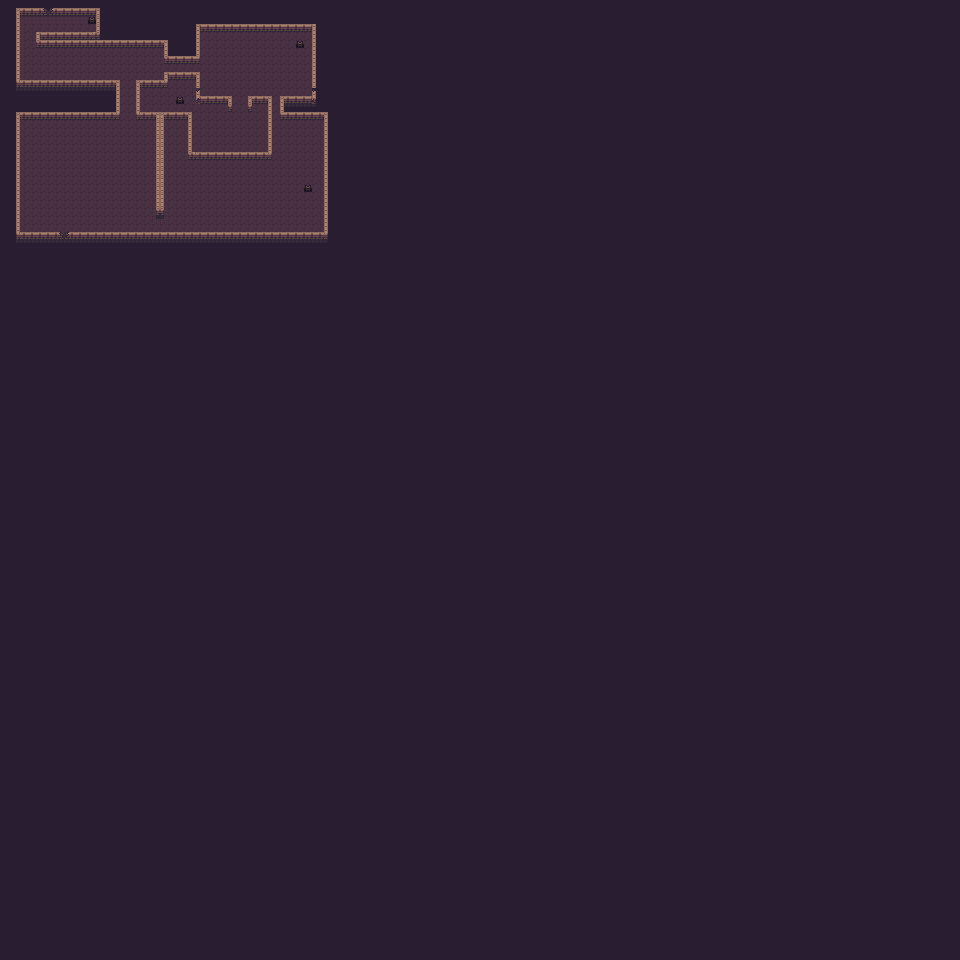

Below is a game level as drawn by its tile map, then a one-line description and the .tmx that defines it (tile-layer data replaced by summaries):
An orthogonal 120x120 tile map with 8x8 px tiles, 5 tile layers (background, floor, walls, outsidewall, ...) and 33 objects.

<map version="1.9" tiledversion="1.9.1" orientation="orthogonal" renderorder="right-down" width="120" height="120" tilewidth="8" tileheight="8" infinite="0" nextlayerid="7" nextobjectid="53">
 <tileset firstgid="1" source="topdown.tsx" />
 <layer id="3" name="background" width="120" height="120">
  <data>[14400 cells, 14400 non-empty, 1 distinct tile ids]</data>
 </layer>
 <objectgroup id="6" name="wall_collisions">
  <object id="12" x="16" y="8" width="3" height="83" />
  <object id="13" x="19" y="8" width="81" height="4" />
  <object id="14" x="97" y="12" width="3" height="27" />
  <object id="15" x="40" y="32" width="57" height="7" />
  <object id="17" x="37" y="32" width="3" height="13" />
  <object id="18" x="40" y="40" width="128" height="5" />
  <object id="19" x="165" y="45" width="3" height="16" />
  <object id="20" x="168" y="56" width="32" height="5" />
  <object id="22" x="196" y="24" width="3" height="32" />
  <object id="23" x="199" y="24" width="113" height="5" />
  <object id="24" x="313" y="24" width="3" height="83" />
  <object id="25" x="284" y="96" width="29" height="11" />
  <object id="26" x="281" y="96" width="3" height="20" />
  <object id="27" x="284" y="112" width="44" height="4" />
  <object id="28" x="325" y="116" width="3" height="127" />
  <object id="29" x="16" y="232" width="309" height="11" />
  <object id="30" x="16" y="112" width="3" height="120" />
  <object id="31" x="19" y="112" width="98" height="5" />
  <object id="32" x="116" y="80" width="3" height="37" />
  <object id="33" x="20" y="80" width="96" height="11" />
  <object id="34" x="137" y="80" width="4" height="37" />
  <object id="35" x="141" y="112" width="50" height="5" />
  <object id="36" x="189" y="118" width="3" height="39" />
  <object id="37" x="192" y="152" width="76" height="5" />
  <object id="38" x="269" y="97" width="2" height="60" />
  <object id="40" x="249" y="97" width="2" height="14" />
  <object id="41" x="229" y="97" width="2" height="13" />
  <object id="42" x="200" y="96" width="28" height="5" />
  <object id="44" x="168" y="72" width="31" height="6" />
  <object id="48" x="165" y="73" width="2" height="11" />
  <object id="49" x="141" y="80" width="24" height="4" />
  <object id="50" x="157" y="121" width="6" height="95" />
  <object id="52" x="252" y="96" width="16" height="5" />
 </objectgroup>
 <layer id="2" name="floor" width="120" height="120">
  <data>[14400 cells, 832 non-empty, 6 distinct tile ids]</data>
 </layer>
 <layer id="1" name="walls" width="120" height="120">
  <data>[14400 cells, 264 non-empty, 17 distinct tile ids]</data>
 </layer>
 <layer id="5" name="outsidewall" width="120" height="120">
  <data>[14400 cells, 59 non-empty, 3 distinct tile ids]</data>
 </layer>
 <layer id="4" name="exits" width="120" height="120">
  <data>[14400 cells, 4 non-empty, 1 distinct tile ids]</data>
 </layer>
</map>
